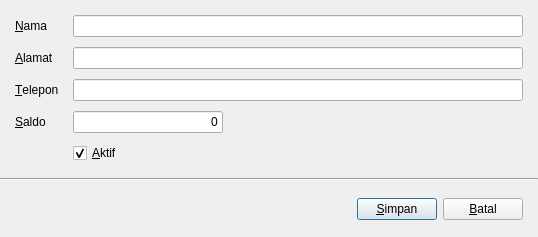
<?xml version="1.0" encoding="UTF-8"?>
<ui version="4.0">
 <class>CustomerEditor</class>
 <widget class="QDialog" name="CustomerEditor">
  <property name="geometry">
   <rect>
    <x>0</x>
    <y>0</y>
    <width>538</width>
    <height>237</height>
   </rect>
  </property>
  <property name="windowTitle">
   <string>Supplier</string>
  </property>
  <layout class="QVBoxLayout" name="verticalLayout">
   <property name="spacing">
    <number>0</number>
   </property>
   <property name="leftMargin">
    <number>0</number>
   </property>
   <property name="topMargin">
    <number>0</number>
   </property>
   <property name="rightMargin">
    <number>0</number>
   </property>
   <property name="bottomMargin">
    <number>0</number>
   </property>
   <item>
    <widget class="QFrame" name="contentFrame">
     <layout class="QFormLayout" name="formLayout">
      <property name="horizontalSpacing">
       <number>15</number>
      </property>
      <property name="verticalSpacing">
       <number>10</number>
      </property>
      <property name="leftMargin">
       <number>15</number>
      </property>
      <property name="topMargin">
       <number>15</number>
      </property>
      <property name="rightMargin">
       <number>15</number>
      </property>
      <property name="bottomMargin">
       <number>15</number>
      </property>
      <item row="0" column="0">
       <widget class="QLabel" name="label">
        <property name="text">
         <string>&amp;Nama</string>
        </property>
        <property name="buddy">
         <cstring>nameEdit</cstring>
        </property>
       </widget>
      </item>
      <item row="0" column="1">
       <widget class="QLineEdit" name="nameEdit"/>
      </item>
      <item row="1" column="0">
       <widget class="QLabel" name="label_9">
        <property name="text">
         <string>&amp;Alamat</string>
        </property>
        <property name="buddy">
         <cstring>addressEdit</cstring>
        </property>
       </widget>
      </item>
      <item row="1" column="1">
       <widget class="QLineEdit" name="addressEdit"/>
      </item>
      <item row="2" column="0">
       <widget class="QLabel" name="label_8">
        <property name="text">
         <string>&amp;Telepon</string>
        </property>
        <property name="buddy">
         <cstring>phoneEdit</cstring>
        </property>
       </widget>
      </item>
      <item row="2" column="1">
       <widget class="QLineEdit" name="phoneEdit">
        <property name="minimumSize">
         <size>
          <width>150</width>
          <height>0</height>
         </size>
        </property>
       </widget>
      </item>
      <item row="3" column="0">
       <widget class="QLabel" name="label_4">
        <property name="text">
         <string>&amp;Saldo</string>
        </property>
        <property name="buddy">
         <cstring>balanceEdit</cstring>
        </property>
       </widget>
      </item>
      <item row="3" column="1">
       <widget class="CurrencyEdit" name="balanceEdit">
        <property name="maximumSize">
         <size>
          <width>150</width>
          <height>16777215</height>
         </size>
        </property>
        <property name="text">
         <string>0</string>
        </property>
        <property name="alignment">
         <set>Qt::AlignRight|Qt::AlignTrailing|Qt::AlignVCenter</set>
        </property>
       </widget>
      </item>
      <item row="4" column="1">
       <widget class="QCheckBox" name="activeCheckBox">
        <property name="text">
         <string>&amp;Aktif</string>
        </property>
        <property name="checked">
         <bool>true</bool>
        </property>
       </widget>
      </item>
     </layout>
    </widget>
   </item>
   <item>
    <widget class="Line" name="line">
     <property name="orientation">
      <enum>Qt::Horizontal</enum>
     </property>
    </widget>
   </item>
   <item>
    <widget class="QFrame" name="footerFrame">
     <layout class="QHBoxLayout" name="horizontalLayout">
      <property name="spacing">
       <number>6</number>
      </property>
      <property name="leftMargin">
       <number>15</number>
      </property>
      <property name="topMargin">
       <number>10</number>
      </property>
      <property name="rightMargin">
       <number>15</number>
      </property>
      <property name="bottomMargin">
       <number>10</number>
      </property>
      <item>
       <spacer name="horizontalSpacer">
        <property name="orientation">
         <enum>Qt::Horizontal</enum>
        </property>
        <property name="sizeHint" stdset="0">
         <size>
          <width>40</width>
          <height>20</height>
         </size>
        </property>
       </spacer>
      </item>
      <item>
       <widget class="QPushButton" name="saveButton">
        <property name="text">
         <string>&amp;Simpan</string>
        </property>
        <property name="icon">
         <iconset resource="../../app.qrc">
          <normaloff>:/icons/save</normaloff>:/icons/save</iconset>
        </property>
        <property name="iconSize">
         <size>
          <width>20</width>
          <height>20</height>
         </size>
        </property>
       </widget>
      </item>
      <item>
       <widget class="QPushButton" name="cancelButton">
        <property name="text">
         <string>&amp;Batal</string>
        </property>
        <property name="icon">
         <iconset resource="../../app.qrc">
          <normaloff>:/icons/clear</normaloff>:/icons/clear</iconset>
        </property>
        <property name="iconSize">
         <size>
          <width>20</width>
          <height>20</height>
         </size>
        </property>
       </widget>
      </item>
     </layout>
    </widget>
   </item>
  </layout>
 </widget>
 <customwidgets>
  <customwidget>
   <class>CurrencyEdit</class>
   <extends>QLineEdit</extends>
   <header location="global">currencyedit.h</header>
  </customwidget>
 </customwidgets>
 <tabstops>
  <tabstop>nameEdit</tabstop>
  <tabstop>addressEdit</tabstop>
  <tabstop>phoneEdit</tabstop>
  <tabstop>balanceEdit</tabstop>
  <tabstop>activeCheckBox</tabstop>
  <tabstop>saveButton</tabstop>
  <tabstop>cancelButton</tabstop>
 </tabstops>
 <resources>
  <include location="../../app.qrc"/>
 </resources>
 <connections/>
</ui>
